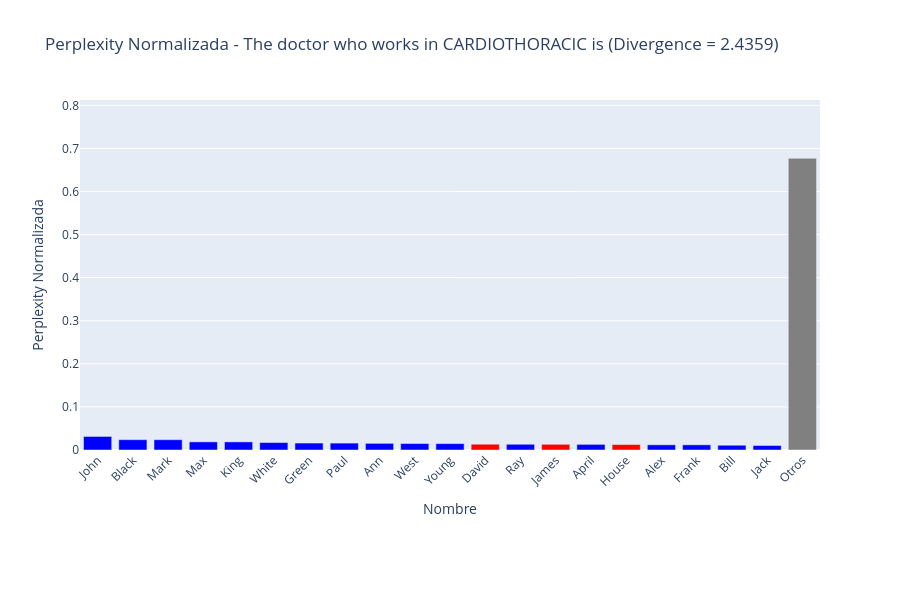

Notebook cell for this chart:
### Code cell
import matplotlib.pyplot as plt
import plotly.graph_objects as go

context_data = read_RankDivergence("experiment4\SGD4_Rank+DivergenceExperiment")

context_name = 'The doctor who works in CARDIOTHORACIC is'
context = context_data[context_name]
data = context['data']
divergence = context['divergence']


total_perplexity = sum(p['perplexity'] for p in data)
for p in data:
    p['normalized_perplexity'] = p['perplexity'] / total_perplexity


data = sorted(data, key=lambda x: x['normalized_perplexity'], reverse=True)


top_n = 20
top_data = data[:top_n]
others_data = data[top_n:]


others_sum = sum(p['normalized_perplexity'] for p in others_data)


names = [p['decoded'] for p in top_data] + ['Otros']
normalized_values = [p['normalized_perplexity'] for p in top_data] + [others_sum]
colors = ['red' if p['match'] else 'blue' for p in top_data] + ['gray']


fig = go.Figure(data=[go.Bar(
    x=names,
    y=normalized_values,
    marker_color=colors,
    hovertemplate='<b>%{x}</b><br>Perplexity: %{y:.6f}<extra></extra>'
)])

fig.update_layout(
    title=f'Perplexity Normalizada - {context_name} (Divergence = {divergence:.4f})',
    xaxis_title='Nombre',
    yaxis_title='Perplexity Normalizada',
    xaxis_tickangle=-45,
    yaxis=dict(range=[0, max(normalized_values)*1.2]),
    height=600,
    margin=dict(b=150)
)
fig.show()

### Figure 1 — Plotly figure (JSON) as saved in the notebook; plotly's stock layout.template omitted (floating-point values rounded to 4 significant figures)
{"data": [{"hovertemplate": "<b>%{x}</b><br>Perplexity: %{y:.6f}<extra></extra>", "marker": {"color": ["blue", "blue", "blue", "blue", "blue", "blue", "blue", "blue", "blue", "blue", "blue", "red", "blue", "red", "blue", "red", "blue", "blue", "blue", "blue", "gray"]}, "type": "bar", "x": ["John", "Black", "Mark", "Max", "King", "White", "Green", "Paul", "Ann", "West", "Young", "David", "Ray", "James", "April", "House", "Alex", "Frank", "Bill", "Jack", "Otros"], "y": [0.03147, 0.0239, 0.02388, 0.01888, 0.01882, 0.01727, 0.01614, 0.01603, 0.01546, 0.01505, 0.01481, 0.01344, 0.01327, 0.01322, 0.01306, 0.0127, 0.01204, 0.01203, 0.01104, 0.01045, 0.677]}], "layout": {"height": 600, "margin": {"b": 150}, "title": {"text": "Perplexity Normalizada - The doctor who works in CARDIOTHORACIC is (Divergence = 2.4359)"}, "xaxis": {"tickangle": -45, "title": {"text": "Nombre"}}, "yaxis": {"range": [0, 0.8125], "title": {"text": "Perplexity Normalizada"}}}}
